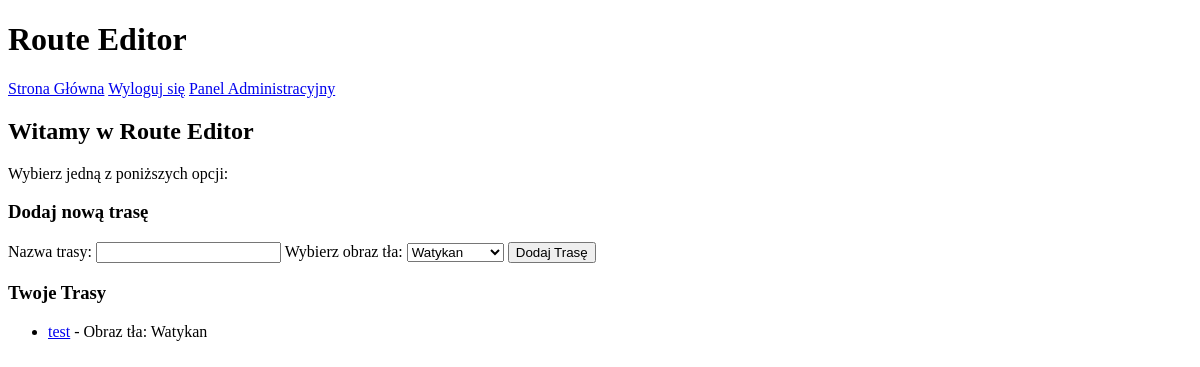
The app's page / (signed in), older data.
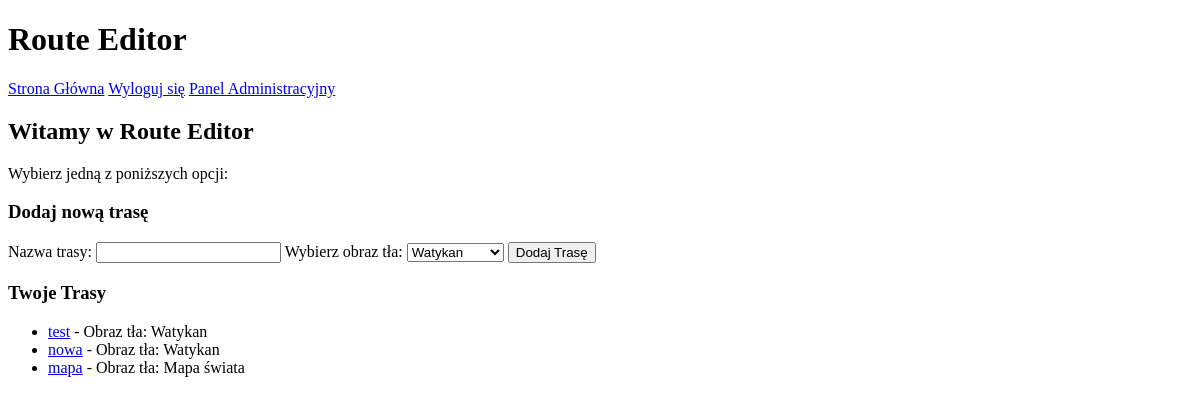
The same page, newer data.
### routes/models.py (models this page shows, shortened)
class Route(models.Model):
    name = models.CharField(max_length=100, help_text="Nazwa trasy")
    user = models.ForeignKey(User, on_delete=models.CASCADE, related_name="routes")
    background_image = models.ForeignKey(BackgroundImage, on_delete=models.CASCADE, related_name="routes")
    created_at = models.DateTimeField(auto_now_add=True)

### users/models.py (models this page shows, shortened)
class BackgroundImage(models.Model):
    name = models.CharField(max_length=100, help_text="Nazwa obrazu tła")
    image = models.ImageField(upload_to='media/backgrounds/', help_text="Plik obrazu tła")
    uploaded_at = models.DateTimeField(auto_now_add=True)

### users/views.py (the view)
# urls.py: 2. Add a URL to urlpatterns:  path('', views.home, name='home')
@login_required
def home(request):
    if request.method == 'POST':
        name = request.POST.get('name')
        background_id = request.POST.get('background_image')
        background_image = get_object_or_404(BackgroundImage, id=background_id)
        Route.objects.create(name=name, user=request.user, background_image=background_image)
        return redirect('home')
    routes = Route.objects.filter(user=request.user)
    backgrounds = BackgroundImage.objects.all()
    return render(request, 'home.html', {'routes': routes, 'backgrounds': backgrounds})

### users/templates/home.html (shortened to what this page needs)
{% extends "base.html" %}
{% block content %}
<div class="container">
    <h2>Witamy w Route Editor</h2>
    <p>Wybierz jedną z poniższych opcji:</p>
    <h3>Dodaj nową trasę</h3>
    <form method="POST">
        <label for="name">Nazwa trasy:</label>
        <input type="text" name="name" id="name" required>
        <label for="background_image">Wybierz obraz tła:</label>
        <select name="background_image" id="background_image">
            {% for background in backgrounds %}
            <option value="{{ background.id }}">{{ background.name }}</option>
            {% endfor %}
        </select>
        <button type="submit">Dodaj Trasę</button>
    </form>
    <h3>Twoje Trasy</h3>
    <ul>
        {% for route in routes %}
        <li>
            <a href="{% url 'edit_route' route.id %}">{{ route.name }}</a> - Obraz tła: {{ route.background_image.name }}
        </li>
        {% empty %}
        <li>Nie masz jeszcze żadnych tras.</li>
        {% endfor %}
    </ul>
</div>
{% endblock %}

### templates/base.html (shortened to what this page needs)
<!DOCTYPE html>
<html lang="en">
<head>
</head>
<body>
    <header>
        <h1>Route Editor</h1>
        <nav>
            <a href="{% url 'home' %}">Strona Główna</a>
            {% if user.is_authenticated %}
                <a href="{% url 'logout' %}">Wyloguj się</a>
                <a href="/admin/">Panel Administracyjny</a>
            {% else %}
                <a href="{% url 'login' %}">Logowanie</a>
                <a href="{% url 'register' %}">Rejestracja</a>
            {% endif %}
        </nav>
    </header>
    <main>
        {% block content %}{% endblock %}
    </main>
</body>
</html>

Row changes from the older to the newer data that the page shows:
added Route: name "nowa", background_image.name "Watykan"
added Route: name "mapa", background_image.name "Mapa świata"
